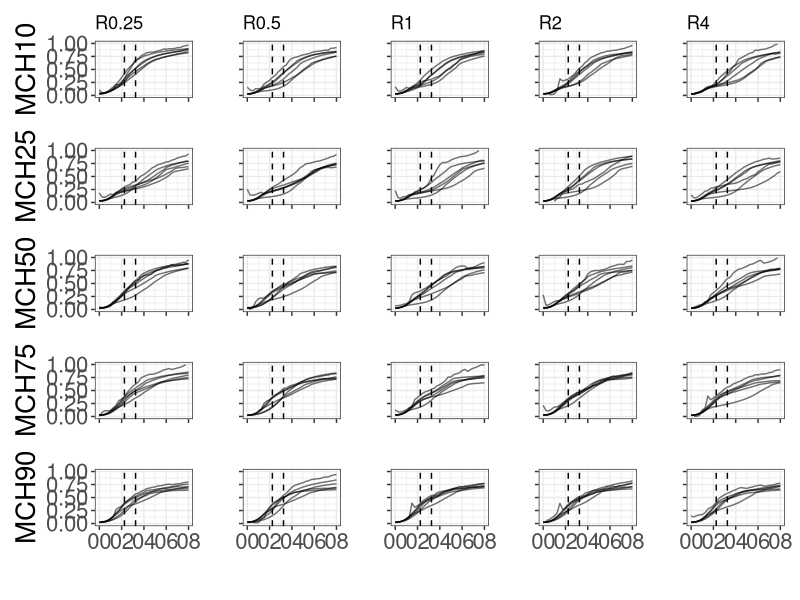
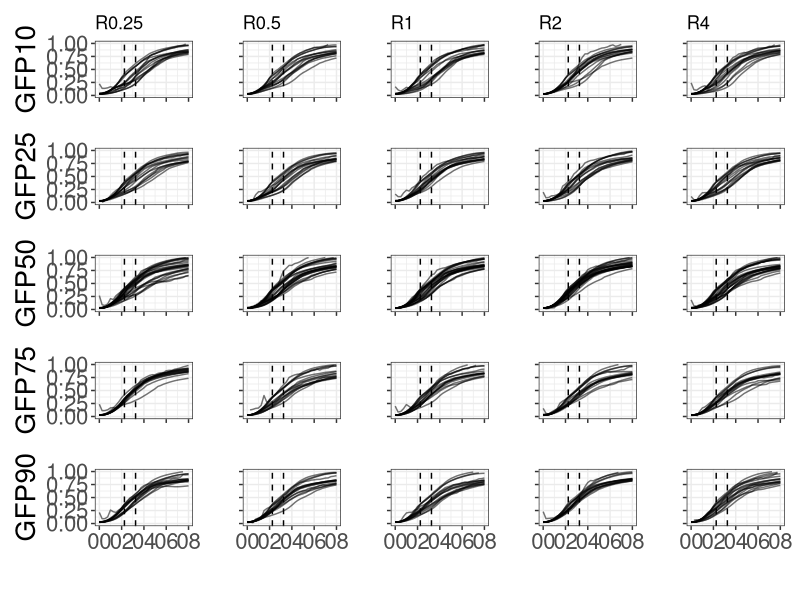
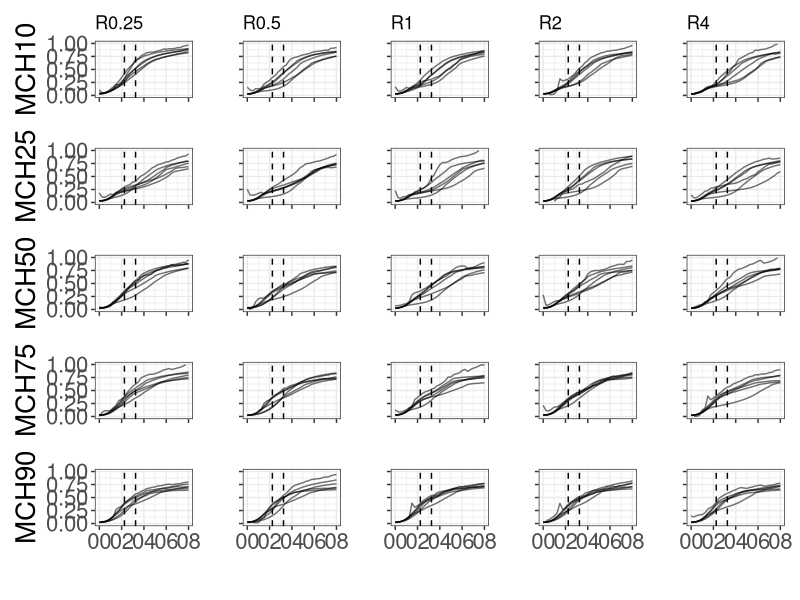
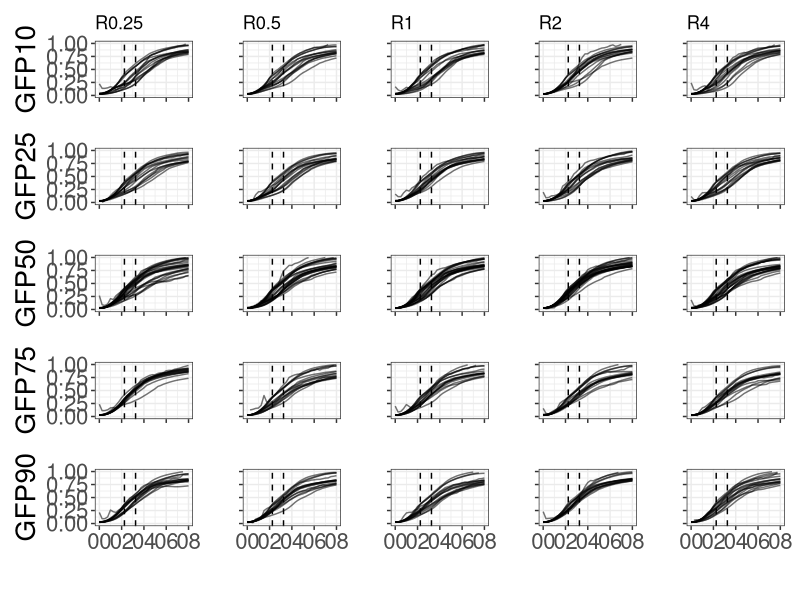

R code for these plots, in order:
# ----------------- Boilerplate
library(dplyr)
library(ggplot2)
library(patchwork)
library(slider)
library(data.table)
library(zoo)
library(tidyverse)
library(scales)

# ----------------- Plot logic
plot_growth <- function(df, strain_name){
  filtered_master <- df %>% filter(groupID %like% strain_name)
  return(ggplot() + 
           geom_line(data=filtered_master, aes(x = time, y = OD660, group=interaction(groupID, well), alpha = 0.05)) +
           scale_x_time(breaks = scales::breaks_width("2 hours"), labels=NULL, limits=c(0, 900*4*8)) +
           geom_vline(xintercept=t1, linetype='dashed') +
           geom_vline(xintercept=t3, linetype='dashed')  + theme_bw() +
           xlab("") + ylab("") + scale_y_continuous(limits = c(0, 1), labels=NULL) +
           theme(legend.position="none") + theme(axis.text=element_text(size=16), axis.title=element_text(size=20)))}


plot_grid <- function(df){
  unique_cds <- sort(unlist(unique(df['strain'])))
  unique_rbs <- sort(unlist(unique(df['rbs'])))
  
  subplots <- list()
  row_no <- 0
  for (cds in unique_cds){
    row_no <- row_no +1
    column_no <- 0
    for (rbs in unique_rbs){
      column_no <- column_no +1
      subplot <- plot_growth(df, paste(cds, rbs))
      if (row_no == 1){
        subplot <- subplot + ggtitle(rbs)
      }
      if (column_no == 1){
        subplot <- subplot + ylab(cds)+ scale_y_continuous(limits = c(0, 1))
      }
      if (row_no == length(unique_cds)){  # If == last row
        subplot <- subplot +scale_x_time(breaks = scales::breaks_width("2 hours"), limits=c(0, 900*4*8), labels=label_time(format = "%H")) 
      }
      
      subplots <- append(subplots, list(subplot))
    }
  }
  return (wrap_plots(subplots))
  
}

# ------------------- Generate
window_size = 4

# -- mCherry
mch_time_start <- 11700
t1 = mch_time_start-900*window_size
t3 = mch_time_start
shift_amnt = -3


df = read.csv("../processed_data/experimental_per_mcherry.csv")

grid <- plot_grid(df)
grid
ggsave('fluor_grid/per_mch_growth.png', grid, width = 9, height = 9)

# -- sfGFP
gfp_time_start <- 11700 
t1 = gfp_time_start-900*window_size
t3 = gfp_time_start
shift_amnt = 0

df = read.csv("../processed_data/experimental_per_gfp.csv")

grid <- plot_grid(df)
grid
ggsave('fluor_grid/per_gfp_growth.png', grid, width = 9, height = 9)
